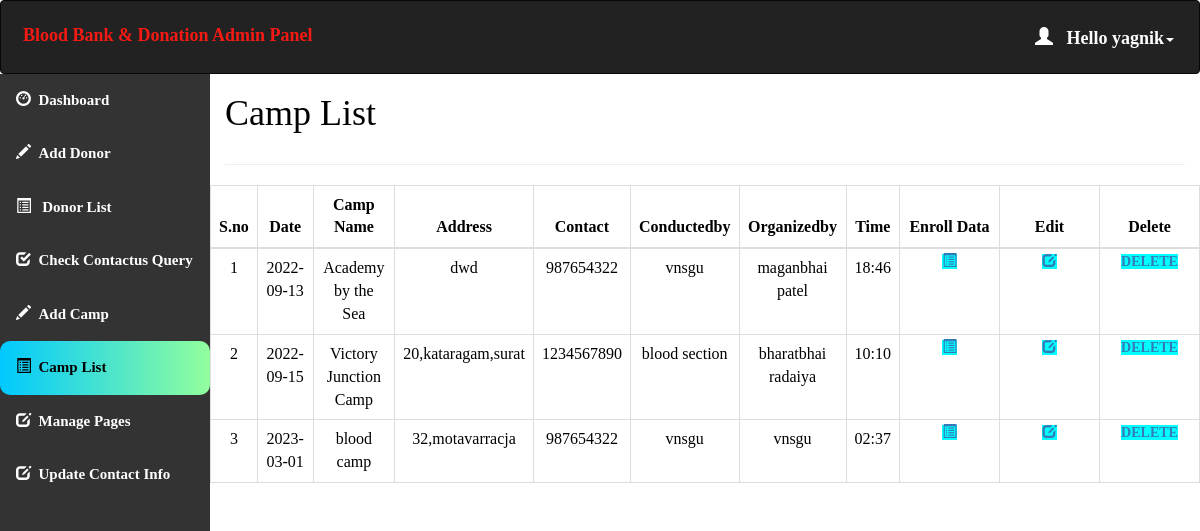
The app's page /admin/camp_list.php (signed in) with its own data.
### tables this page shows
CREATE TABLE `camp` (
  `camp_id` int(11) NOT NULL,
  `date` date NOT NULL,
  `camp_name` text NOT NULL,
  `address` varchar(50) NOT NULL,
  `contact` int(10) NOT NULL,
  `conductedby` text NOT NULL,
  `organizedby` text NOT NULL,
  `time` varchar(10) NOT NULL
);

### admin/camp_list.php (the view, shortened to what this page needs)
<html>
<head>
  <link rel="stylesheet" href="https://maxcdn.bootstrapcdn.com/bootstrap/3.4.1/css/bootstrap.min.css">
</head>
<?php
include 'conn.php';
  if (isset($_SESSION['loggedin']) && $_SESSION['loggedin'] == true) {
  ?>
<body style="color:black">
<div id="header">
<?php include 'header.php';
?>
</div>
<div id="sidebar">
<?php $active="camp_list"; include 'sidebar.php'; ?>
</div>
<div id="content" >
  <div class="content-wrapper">
    <div class="container-fluid">
      <div class="row">
        <div class="col-md-12 lg-12 sm-12">
          <h1 class="page-title">Camp List</h1>
        </div>
      </div>
      <hr><div class="row">
          <?php
          $count=1;
            include 'conn.php';
            $sql= "SELECT `camp_id`, `date`, `camp_name`, `address`, `contact`, `conductedby`, `organizedby`, `time` FROM `camp` limit 6";
            $result=mysqli_query($conn,$sql);
            if(mysqli_num_rows($result)>0)
            {
           ?>
          <div class="table-responsive">
      <table class="table table-bordered" style="text-align:center">
          <thead style="text-align:center">
          <th style="text-align:center">S.no</th>
          <th style="text-align:center">Date</th>
          <th style="text-align:center">Camp Name</th>
          <th style="text-align:center">Address</th>
          <th style="text-align:center">Contact</th>
          <th style="text-align:center">Conductedby</th>
          <th style="text-align:center">Organizedby</th>
          <th style="text-align:center">Time</th>
          <th style="text-align:center">Enroll Data</th>
          <th style="text-align:center">Edit</th>
          <th style="text-align:center">Delete</th>
          </thead>
          <tbody>
            <?php
            while($row = mysqli_fetch_assoc($result)) { ?>
          <tr>
                  <td><?php echo $count++; ?></td>
                  <td><?php echo $row['date']; ?></td>
                  <td><?php echo $row['camp_name']; ?></td>
                  <td><?php echo $row['address']; ?></td>
                  <td><?php echo $row['contact']; ?></td>
                    <td><?php echo $row['conductedby']; ?></td>
                    <td><?php echo $row['organizedby']; ?></td>
                    <td><?php echo $row['time']; ?></td>
                    <td id="he" style="width:100px;">
                    <a style="background-color:aqua" href='camp_data.php?id=<?php echo $row['camp_id'];?>'> <span class="glyphicon glyphicon-list-alt"></span></a>
                </td>
                    <td id="he" style="width:100px;">
                    <a style="background-color:aqua" href='update_camp_details.php?id=<?php echo $row['camp_id'];?>'> <span class="glyphicon glyphicon-edit"></span></a>
                </td>
                <td id="he" style="width:100px;">
                    <a style="background-color:aqua" href='delete_camp_details.php?id=<?php echo $row['camp_id'];?>'> delete</a>
                </td>
              </tr>
            <?php } ?>
          </tbody>
      </table>
        <?php }} ?>
         </div>
      </div>
      </div>
      </div>
</body>
</html>

### admin/header.php (shortened to what this page needs)
<!DOCTYPE html>
<html>
<head>
  <link rel="stylesheet" href="https://maxcdn.bootstrapcdn.com/bootstrap/3.4.1/css/bootstrap.min.css">
</head>
<body>
<nav class="navbar navbar-inverse">
  <div class="container-fluid">
    <div class="navbar-header">
      <a class="navbar-brand" id="qq" href="dashboard.php" style="color:#F51A14;">Blood Bank & Donation Admin Panel</a>
    </div>
    <ul class="nav navbar-nav navbar-right">
      <li class="dropdown"><a class="dropdown-toggle" id="qw" data-toggle="dropdown" href="#" style="font-weight:bold;color:white "> <span class="glyphicon glyphicon-user"></span>&nbsp&nbsp
        <?php
        include 'conn.php';
        $username=$_SESSION['username'];
        $sql="select * from admin_info where admin_username='$username'";
        $result=mysqli_query($conn,$sql) or die("query failed.");
        $row=mysqli_fetch_assoc($result);
        echo "Hello ".$row['admin_name'];
       ?><span class="caret"></span></a>
    </li>
    </ul>
  </div>
</nav>
</body></html>

### admin/camp_list.php (style rules this page uses)
#sidebar { position:relative;margin-top:-20px }
#content { position:relative;margin-left:210px }
#he { font-size: 14px; font-weight: 600; text-transform: uppercase; padding: 3px 7px; color: #fff; text-decoration: none; border-radius: 3px; align:center }

### admin/header.php (style rules this page uses)
.navbar { background-color: #333333 ; padding: 10px 10px; color:#FF0404 ; position: fixed; }
.navbar a { float: left; color: white; text-align: center; padding: 12px; text-decoration: none; font-size: 18px; line-height: 25px; }
.navbar-brand { font-size: 25px; font-weight: bold; }
.navbar a { float: none; display: block; text-align: left; }
.navbar-right { float: none; }

### admin/sidebar.php (style rules this page uses)
body { margin: 0; font-family: 'Averia Gruesa Libre';font-size: 15px; color:#F8F9F9; }

### records on screen
camp: date "2022-09-13", camp_name "Academy by the Sea", address "dwd", contact "987654322", conductedby "vnsgu", organizedby "maganbhai patel", time "18:46"
camp: date "2022-09-15", camp_name "Victory Junction Camp", address "20,kataragam,surat", contact "1234567890", conductedby "blood section", organizedby "bharatbhai radaiya", time "10:10"
camp: date "2023-03-01", camp_name "blood camp", address "32,motavarracja", contact "987654322", conductedby "vnsgu", organizedby "vnsgu", time "02:37"

### other values on screen
$row['admin_name'] "yagnik"
